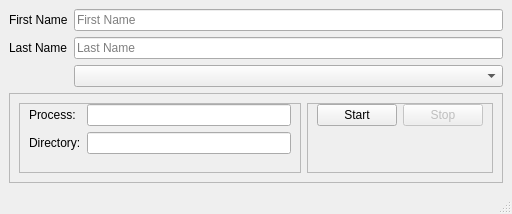
<?xml version="1.0" encoding="UTF-8"?>
<ui version="4.0">
 <class>MainWindow</class>
 <widget class="QMainWindow" name="MainWindow">
  <property name="geometry">
   <rect>
    <x>0</x>
    <y>0</y>
    <width>512</width>
    <height>214</height>
   </rect>
  </property>
  <property name="windowTitle">
   <string>Register Identity</string>
  </property>
  <widget class="QWidget" name="centralwidget">
   <layout class="QFormLayout" name="formLayout_2">
    <item row="0" column="0">
     <widget class="QLabel" name="label">
      <property name="text">
       <string>First Name</string>
      </property>
     </widget>
    </item>
    <item row="0" column="1">
     <widget class="QLineEdit" name="txt_fname">
      <property name="placeholderText">
       <string>First Name</string>
      </property>
     </widget>
    </item>
    <item row="1" column="0">
     <widget class="QLabel" name="label_2">
      <property name="text">
       <string>Last Name</string>
      </property>
     </widget>
    </item>
    <item row="1" column="1">
     <widget class="QLineEdit" name="txt_lname">
      <property name="placeholderText">
       <string>Last Name</string>
      </property>
     </widget>
    </item>
    <item row="2" column="1">
     <widget class="QComboBox" name="cmb_CameraList"/>
    </item>
    <item row="3" column="0" colspan="2">
     <widget class="QFrame" name="frame_3">
      <property name="frameShape">
       <enum>QFrame::StyledPanel</enum>
      </property>
      <property name="frameShadow">
       <enum>QFrame::Raised</enum>
      </property>
      <layout class="QGridLayout" name="gridLayout_2">
       <item row="1" column="1">
        <widget class="QFrame" name="frame">
         <property name="frameShape">
          <enum>QFrame::StyledPanel</enum>
         </property>
         <property name="frameShadow">
          <enum>QFrame::Raised</enum>
         </property>
         <layout class="QGridLayout" name="gridLayout">
          <property name="topMargin">
           <number>0</number>
          </property>
          <item row="0" column="0">
           <widget class="QPushButton" name="btn_startRegistration">
            <property name="sizePolicy">
             <sizepolicy hsizetype="Preferred" vsizetype="Fixed">
              <horstretch>0</horstretch>
              <verstretch>0</verstretch>
             </sizepolicy>
            </property>
            <property name="text">
             <string>Start</string>
            </property>
           </widget>
          </item>
          <item row="0" column="1">
           <widget class="QPushButton" name="btn_stopRegistration">
            <property name="enabled">
             <bool>false</bool>
            </property>
            <property name="sizePolicy">
             <sizepolicy hsizetype="Preferred" vsizetype="Preferred">
              <horstretch>0</horstretch>
              <verstretch>0</verstretch>
             </sizepolicy>
            </property>
            <property name="text">
             <string>Stop</string>
            </property>
           </widget>
          </item>
          <item row="1" column="0">
           <spacer name="verticalSpacer_2">
            <property name="orientation">
             <enum>Qt::Vertical</enum>
            </property>
            <property name="sizeHint" stdset="0">
             <size>
              <width>20</width>
              <height>40</height>
             </size>
            </property>
           </spacer>
          </item>
         </layout>
        </widget>
       </item>
       <item row="1" column="0">
        <widget class="QFrame" name="frame_2">
         <property name="frameShape">
          <enum>QFrame::StyledPanel</enum>
         </property>
         <property name="frameShadow">
          <enum>QFrame::Raised</enum>
         </property>
         <layout class="QFormLayout" name="formLayout">
          <property name="topMargin">
           <number>0</number>
          </property>
          <item row="0" column="0">
           <widget class="QLabel" name="label_3">
            <property name="text">
             <string>Process:</string>
            </property>
           </widget>
          </item>
          <item row="1" column="0">
           <widget class="QLabel" name="label_4">
            <property name="text">
             <string>Directory:</string>
            </property>
           </widget>
          </item>
          <item row="1" column="1">
           <widget class="QLineEdit" name="txt_directory">
            <property name="readOnly">
             <bool>true</bool>
            </property>
           </widget>
          </item>
          <item row="0" column="1">
           <widget class="QLineEdit" name="txt_process">
            <property name="readOnly">
             <bool>true</bool>
            </property>
           </widget>
          </item>
         </layout>
        </widget>
       </item>
      </layout>
     </widget>
    </item>
   </layout>
  </widget>
  <widget class="QMenuBar" name="menubar">
   <property name="geometry">
    <rect>
     <x>0</x>
     <y>0</y>
     <width>512</width>
     <height>21</height>
    </rect>
   </property>
  </widget>
  <widget class="QStatusBar" name="statusbar"/>
 </widget>
 <tabstops>
  <tabstop>txt_fname</tabstop>
  <tabstop>txt_lname</tabstop>
  <tabstop>cmb_CameraList</tabstop>
  <tabstop>btn_startRegistration</tabstop>
  <tabstop>btn_stopRegistration</tabstop>
 </tabstops>
 <resources/>
 <connections>
  <connection>
   <sender>btn_startRegistration</sender>
   <signal>clicked(bool)</signal>
   <receiver>txt_fname</receiver>
   <slot>setEnabled(bool)</slot>
   <hints>
    <hint type="sourcelabel">
     <x>350</x>
     <y>134</y>
    </hint>
    <hint type="destinationlabel">
     <x>248</x>
     <y>39</y>
    </hint>
   </hints>
  </connection>
  <connection>
   <sender>btn_startRegistration</sender>
   <signal>clicked(bool)</signal>
   <receiver>txt_lname</receiver>
   <slot>setEnabled(bool)</slot>
   <hints>
    <hint type="sourcelabel">
     <x>336</x>
     <y>133</y>
    </hint>
    <hint type="destinationlabel">
     <x>278</x>
     <y>66</y>
    </hint>
   </hints>
  </connection>
  <connection>
   <sender>btn_startRegistration</sender>
   <signal>clicked(bool)</signal>
   <receiver>btn_startRegistration</receiver>
   <slot>setEnabled(bool)</slot>
   <hints>
    <hint type="sourcelabel">
     <x>353</x>
     <y>132</y>
    </hint>
    <hint type="destinationlabel">
     <x>331</x>
     <y>119</y>
    </hint>
   </hints>
  </connection>
  <connection>
   <sender>btn_startRegistration</sender>
   <signal>clicked(bool)</signal>
   <receiver>btn_stopRegistration</receiver>
   <slot>setDisabled(bool)</slot>
   <hints>
    <hint type="sourcelabel">
     <x>348</x>
     <y>123</y>
    </hint>
    <hint type="destinationlabel">
     <x>444</x>
     <y>136</y>
    </hint>
   </hints>
  </connection>
  <connection>
   <sender>btn_stopRegistration</sender>
   <signal>clicked(bool)</signal>
   <receiver>btn_startRegistration</receiver>
   <slot>setDisabled(bool)</slot>
   <hints>
    <hint type="sourcelabel">
     <x>431</x>
     <y>136</y>
    </hint>
    <hint type="destinationlabel">
     <x>353</x>
     <y>124</y>
    </hint>
   </hints>
  </connection>
  <connection>
   <sender>btn_stopRegistration</sender>
   <signal>clicked(bool)</signal>
   <receiver>btn_stopRegistration</receiver>
   <slot>setEnabled(bool)</slot>
   <hints>
    <hint type="sourcelabel">
     <x>452</x>
     <y>129</y>
    </hint>
    <hint type="destinationlabel">
     <x>429</x>
     <y>135</y>
    </hint>
   </hints>
  </connection>
  <connection>
   <sender>btn_stopRegistration</sender>
   <signal>clicked(bool)</signal>
   <receiver>txt_fname</receiver>
   <slot>setDisabled(bool)</slot>
   <hints>
    <hint type="sourcelabel">
     <x>414</x>
     <y>130</y>
    </hint>
    <hint type="destinationlabel">
     <x>301</x>
     <y>41</y>
    </hint>
   </hints>
  </connection>
  <connection>
   <sender>btn_stopRegistration</sender>
   <signal>clicked(bool)</signal>
   <receiver>txt_lname</receiver>
   <slot>setDisabled(bool)</slot>
   <hints>
    <hint type="sourcelabel">
     <x>410</x>
     <y>121</y>
    </hint>
    <hint type="destinationlabel">
     <x>195</x>
     <y>70</y>
    </hint>
   </hints>
  </connection>
  <connection>
   <sender>btn_startRegistration</sender>
   <signal>clicked(bool)</signal>
   <receiver>cmb_CameraList</receiver>
   <slot>setEnabled(bool)</slot>
   <hints>
    <hint type="sourcelabel">
     <x>369</x>
     <y>130</y>
    </hint>
    <hint type="destinationlabel">
     <x>145</x>
     <y>93</y>
    </hint>
   </hints>
  </connection>
  <connection>
   <sender>btn_stopRegistration</sender>
   <signal>clicked(bool)</signal>
   <receiver>cmb_CameraList</receiver>
   <slot>setDisabled(bool)</slot>
   <hints>
    <hint type="sourcelabel">
     <x>438</x>
     <y>133</y>
    </hint>
    <hint type="destinationlabel">
     <x>240</x>
     <y>97</y>
    </hint>
   </hints>
  </connection>
 </connections>
</ui>
